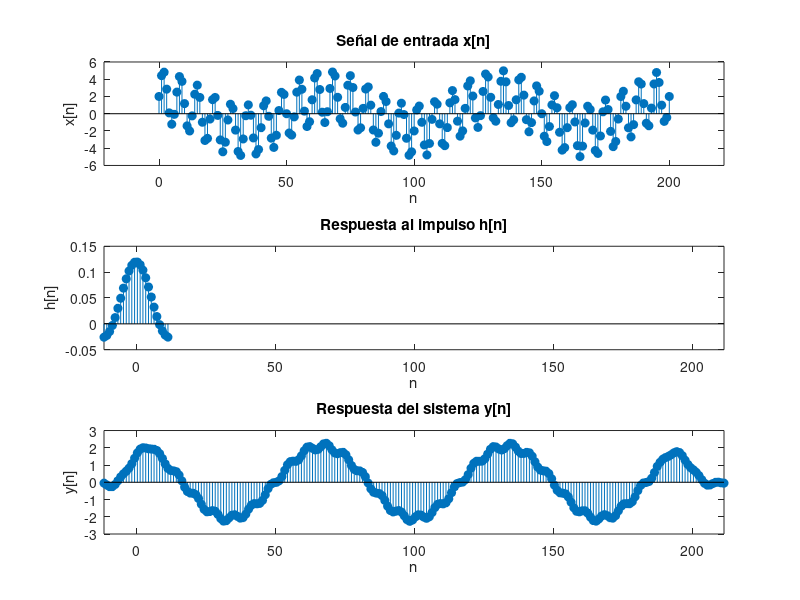

Source code (MATLAB):
%clc
%clear
%close all


dt = 0.0003
Nx = 201



t = 0:dt:1
x_analog= 2*cos(2*pi*50*t) + 3*sin(2*pi*500*t)

n = 0:Nx-1

x = 2*cos(2*pi*50*n*dt) + 3*sin(2*pi*500*n*dt); % Señal de entrada x[n]

Fc=200 %frecuencia entre 50 y 500 (señal analogica x(t))

Nh = 2*Fc*dt*Nx; % Longitud de la respuesta al impulso

nh = -(Nh-1)/2:(Nh-1)/2

h = 2* Fc * dt * sinc(2*Fc*dt*nh)

y = conv(x,h)

ny = (n(1) + nh(1)):(n(end) + nh(end));


figure()
% Primer gráfico: señal de entrada x[n]
subplot(3, 1, 1)
stem(n, x, 'filled')
title('Señal de entrada x[n]')
xlabel('n')
ylabel('x[n]')
xlim([min(ny)-10, max(ny)+10])

% Segundo gráfico: respuesta al impulso h[n]
subplot(3, 1, 2)
stem(nh, h, 'filled')
title('Respuesta al impulso h[n]')
xlabel('n')
ylabel('h[n]')
xlim([min(ny), max(ny)])

% Tercer gráfico: respuesta del sistema y[n]
subplot(3, 1, 3)
stem(ny, y(1:length(ny)), 'filled')
title('Respuesta del sistema y[n]')
xlabel('n')
ylabel('y[n]')
xlim([min(ny), max(ny)])
